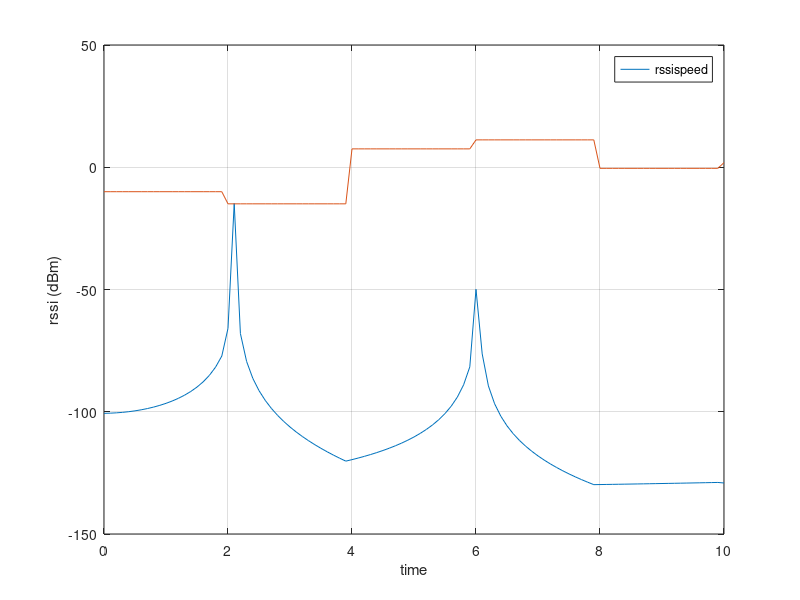

Source code (MATLAB):
clear;
clc;
% this script shows you the change pattern of rssi
%% setting parameters
L0 = 10;
n = 3.78;
d0 = 1;
T = 10;             % 10 seconds - the total time 
t_step = 0.1;       % time step 0.1s
holdtime = 2;       % the speed does not change for 2 seconds
v = -10;            % -8m/s the station can only be closer to AP
v_max = 16;
v_min = 8;
ds_start = 250;     % 250m away to the AP
rssi_start = 0;
%% moving for `T` period
time_points = 0:t_step:T;
rssi = zeros(length(time_points), 1);
datachange = zeros(length(time_points), 2);
v_new = 0;
ds_prev = ds_start;
for t_id = 1:length(time_points)
    t_cur = time_points(t_id);
    if t_cur > 0 && mod(t_cur, holdtime) == 0
        v_new = (rand(1)*(v_max - v_min)+v_min)*cos(rand(1)*2*pi);
    end
    if v_new ~= 0
        v = v_new;
        datachange(t_id, 1) = 1;
    end
    datachange(t_id, 2) = v;
    v_new = 0;

    d_cur = ds_prev + v*t_cur;
    pl = L0 + 10*n*log10(d_cur/d0);
    rssi(t_id) = rssi_start - pl;
    
    % update new location
    ds_prev = d_cur;
end


%% plot
plot(time_points, rssi);
hold on;
plot(time_points, datachange(:, 2));
hold off;
grid on
xlabel('time')
ylabel('rssi (dBm)')
legend(["rssi", 'speed']);